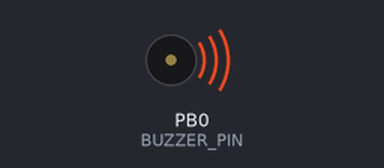
A sketch run on a simulated ATtiny85, built with avr-gcc and run on an emulated ATtiny85. On the bench: buzzer (waves = sounding).

Above: at 2.2 s.
At 2.6 s:
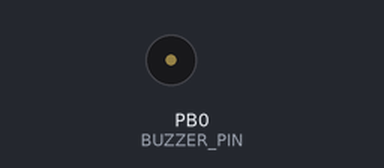
Timing chart, 0 to 7.1 s (numbered marks = the images above):
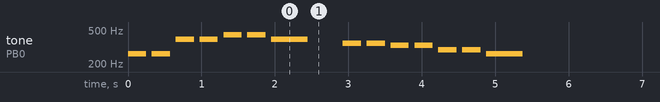

Measured:
- by itself, tone on PB0 (BUZZER_PIN): plays 262 Hz for 0.25 s, 262 Hz for 0.25 s, 392 Hz for 0.25 s, 392 Hz for 0.25 s, 440 Hz for 0.25 s, 440 Hz for 0.25 s … (168 notes in this stretch)

The sketch:

ATtiny85TwinkleTwinkle.ino
```cpp
#define BUZZER_PIN 0 // B0

#define NOTE_C4  262
#define NOTE_D4  294
#define NOTE_E4  330
#define NOTE_F4  349
#define NOTE_G4  392
#define NOTE_A4  440
#define NOTE_B4  494
#define NOTE_C5  523
#define REST     0

int melody[] = {
  NOTE_C4, NOTE_C4, NOTE_G4, NOTE_G4, NOTE_A4, NOTE_A4, NOTE_G4, REST,
  NOTE_F4, NOTE_F4, NOTE_E4, NOTE_E4, NOTE_D4, NOTE_D4, NOTE_C4, REST
};

int noteDurations[] = {
  4, 4, 4, 4, 4, 4, 2, 4,
  4, 4, 4, 4, 4, 4, 2, 4
};

void setup() {
}

void playMelody() {
  for (int thisNote = 0; thisNote < 16; thisNote++) {
    int noteDuration = 1000 / noteDurations[thisNote];

    tone(BUZZER_PIN, melody[thisNote], noteDuration);

    int pauseBetweenNotes = noteDuration * 1.30;
    delay(pauseBetweenNotes);

    noTone(BUZZER_PIN);
  }
}

void loop() {
  playMelody();
  delay(5000);
}
```
